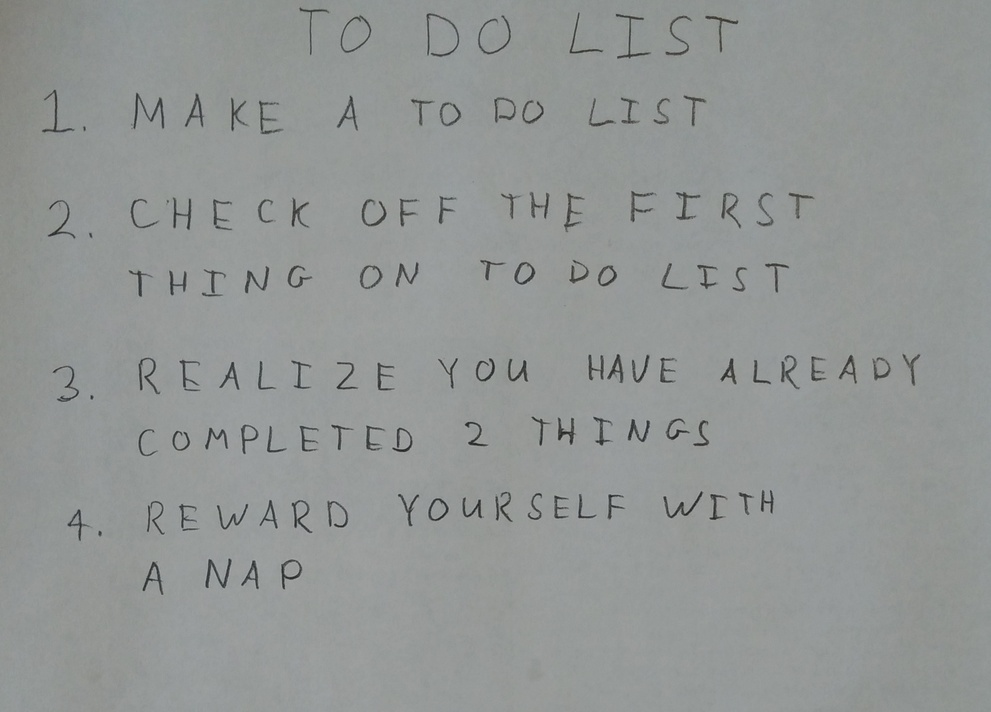
#> input picture hw5/images/01_list.jpg, 991 x 712 px, shrunk from 2270 x 1631 before the run
$ python -i q4.py   (imports and definitions only)   (older library calls are emulated)
#> lines starting #> are read from the running program, lines starting #| are printed output that depends on the picture; after the words box and inside, x2 and y2 are one past the last pixel; in counts of white or black regions, pixels touching at a corner belong together
import numpy as np

import skimage
import skimage.measure
import skimage.color
import skimage.restoration
import skimage.filters
import skimage.morphology
import skimage.segmentation

# takes a color image
# returns a list of bounding boxes and black_and_white image


def findLetters(image):
    bboxes = []
    bw = None
    # insert processing in here
    # one idea estimate noise -> denoise -> greyscale -> threshold -> morphology -> label -> skip small boxes
    # this can be 10 to 15 lines of code using skimage functions

    ##########################
    ##### your code here #####
    ##########################

    image = skimage.filters.gaussian(image, sigma=2, multichannel=True)
    image = skimage.color.rgb2gray(image)
#> image: shape (712, 991) float64
    threshold = skimage.filters.threshold_otsu(image)
#> threshold = 0.541

    bw = skimage.morphology.closing(
        image < threshold, skimage.morphology.square(10))
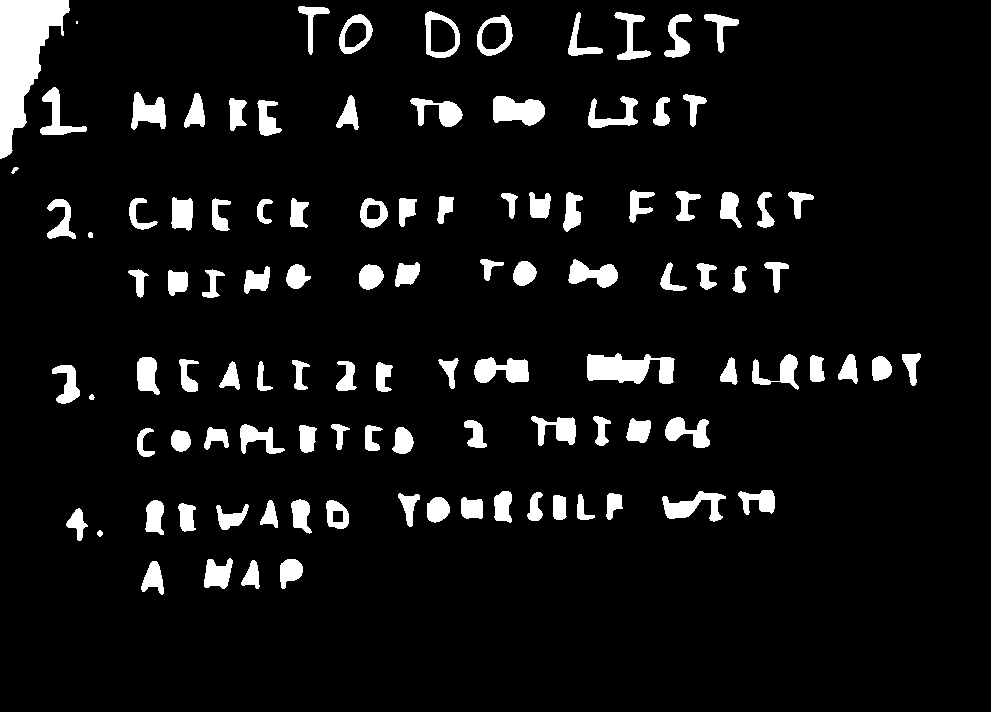
#> bw: shape (712, 991) bool; 7.3% white; 107 white regions (1 under 20 px), largest, box (x1, y1, x2, y2) and area: (0, 0, 70, 159) 5667, (587, 353, 675, 384) 1853, (493, 96, 545, 126) 1141
    clear = skimage.segmentation.clear_border(bw)
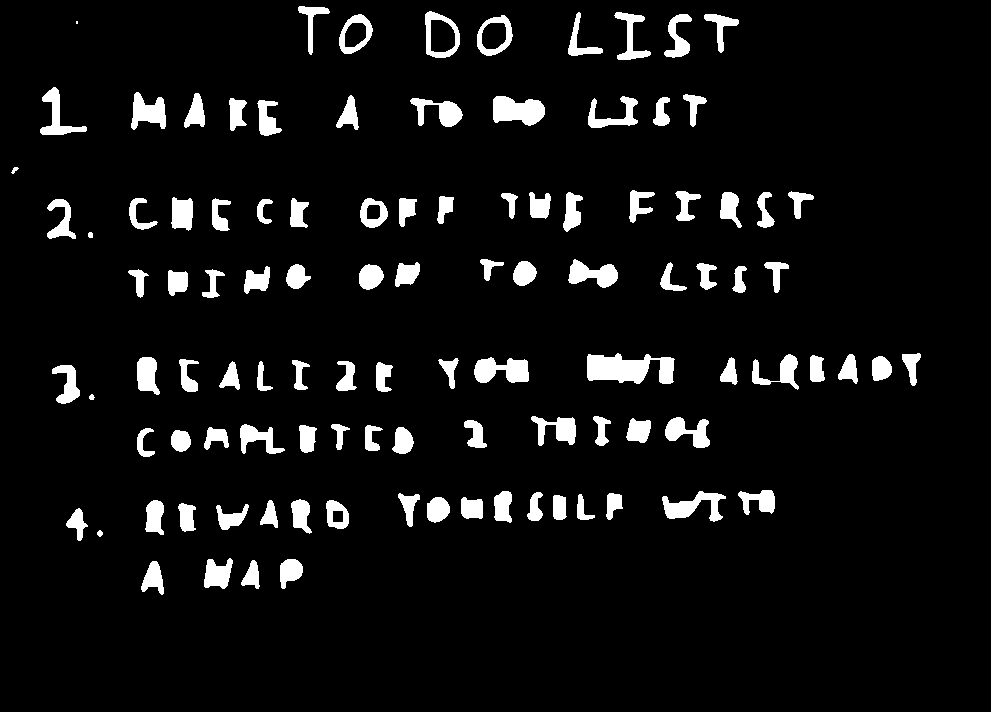
#> clear: shape (712, 991) bool; 6.5% white; 106 white regions (1 under 20 px), largest, box (x1, y1, x2, y2) and area: (587, 353, 675, 384) 1853, (493, 96, 545, 126) 1141, (474, 357, 529, 383) 992

    label, num = skimage.measure.label(
        clear, background=0, return_num=True, connectivity=2)
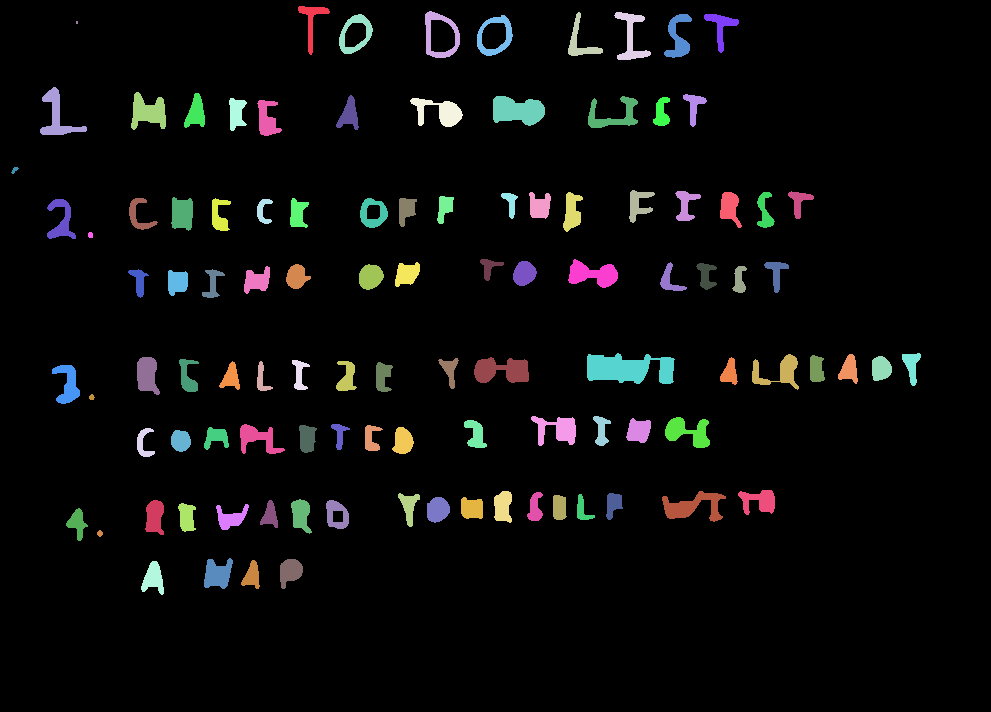
#> label: shape (712, 991) int32; 107 distinct labels, from 0 to 106; one colour per label, 0 black
#> num = 106
    for i in skimage.measure.regionprops(label):
        if i.area >= 200:
            bboxes.append(i.bbox)
#> this loop made 106 passes
#> after the loop, bboxes = 100 items, first 6: (6, 298, 55, 330), (11, 425, 58, 460), (12, 568, 56, 603), (12, 614, 60, 651), (14, 339, 54, 373), (14, 664, 58, 692)

    bw = 1.0 - bw

    return bboxes, bw

>>> import cv2
>>> picture = cv2.cvtColor(cv2.imread('../images/01_list.jpg'), cv2.COLOR_BGR2RGB)
>>> result = findLetters(picture)
